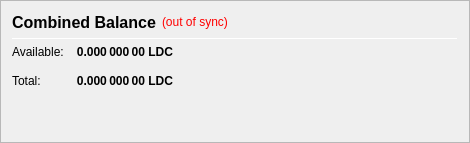
                   <widget class="QFrame" name="frame_CombinedBalances">
                    <property name="minimumSize">
                     <size>
                      <width>470</width>
                      <height>0</height>
                     </size>
                    </property>
                    <property name="frameShape">
                     <enum>QFrame::StyledPanel</enum>
                    </property>
                    <property name="frameShadow">
                     <enum>QFrame::Raised</enum>
                    </property>
                    <layout class="QVBoxLayout" name="verticalLayout_5">
                     <item>
                      <layout class="QHBoxLayout" name="horizontalLayout_5" stretch="0,0,0">
                       <item>
                        <widget class="QLabel" name="label_5z">
                         <property name="minimumSize">
                          <size>
                           <width>0</width>
                           <height>20</height>
                          </size>
                         </property>
                         <property name="font">
                          <font>
                           <pointsize>12</pointsize>
                           <weight>75</weight>
                           <bold>true</bold>
                          </font>
                         </property>
                         <property name="toolTip">
                          <string>Combined Balance (including unconfirmed and immature coins)</string>
                         </property>
                         <property name="text">
                          <string>Combined Balance</string>
                         </property>
                        </widget>
                       </item>
                       <item>
                        <widget class="QLabel" name="labelWalletStatus">
                         <property name="cursor">
                          <cursorShape>WhatsThisCursor</cursorShape>
                         </property>
                         <property name="toolTip">
                          <string>The displayed information may be out of date. Your wallet automatically synchronizes with the LeedCoin network after a connection is established, but this process has not completed yet.</string>
                         </property>
                         <property name="styleSheet">
                          <string notr="true">QLabel { color: red; }</string>
                         </property>
                         <property name="text">
                          <string notr="true">(out of sync)</string>
                         </property>
                         <property name="alignment">
                          <set>Qt::AlignLeading|Qt::AlignLeft|Qt::AlignVCenter</set>
                         </property>
                        </widget>
                       </item>
                       <item>
                        <spacer name="horizontalSpacer_1">
                         <property name="orientation">
                          <enum>Qt::Horizontal</enum>
                         </property>
                         <property name="sizeHint" stdset="0">
                          <size>
                           <width>40</width>
                           <height>20</height>
                          </size>
                         </property>
                        </spacer>
                       </item>
                      </layout>
                     </item>
                     <item>
                      <widget class="Line" name="line_CombinedBalance">
                       <property name="minimumSize">
                        <size>
                         <width>0</width>
                         <height>1</height>
                        </size>
                       </property>
                       <property name="maximumSize">
                        <size>
                         <width>16777215</width>
                         <height>1</height>
                        </size>
                       </property>
                       <property name="orientation">
                        <enum>Qt::Horizontal</enum>
                       </property>
                      </widget>
                     </item>
                     <item>
                      <layout class="QGridLayout" name="gridLayout_3">
                       <property name="spacing">
                        <number>12</number>
                       </property>
                       <item row="1" column="0">
                        <widget class="QLabel" name="labelBalanceTextz">
                         <property name="text">
                          <string>Available:</string>
                         </property>
                        </widget>
                       </item>
                       <item row="1" column="1">
                        <widget class="QLabel" name="labelBalancez">
                         <property name="font">
                          <font>
                           <weight>75</weight>
                           <bold>true</bold>
                          </font>
                         </property>
                         <property name="cursor">
                          <cursorShape>IBeamCursor</cursorShape>
                         </property>
                         <property name="toolTip">
                          <string>Your current spendable balance</string>
                         </property>
                         <property name="text">
                          <string notr="true">0.000 000 00 LDC</string>
                         </property>
                         <property name="alignment">
                          <set>Qt::AlignRight|Qt::AlignTrailing|Qt::AlignVCenter</set>
                         </property>
                         <property name="textInteractionFlags">
                          <set>Qt::LinksAccessibleByMouse|Qt::TextSelectableByKeyboard|Qt::TextSelectableByMouse</set>
                         </property>
                        </widget>
                       </item>
                       <item row="2" column="0">
                        <widget class="QLabel" name="labelTotalTextz">
                         <property name="text">
                          <string>Total:</string>
                         </property>
                        </widget>
                       </item>
                       <item row="2" column="1">
                        <widget class="QLabel" name="labelTotalz">
                         <property name="font">
                          <font>
                           <weight>75</weight>
                           <bold>true</bold>
                          </font>
                         </property>
                         <property name="cursor">
                          <cursorShape>IBeamCursor</cursorShape>
                         </property>
                         <property name="toolTip">
                          <string>Total Balance, including all unavailable coins.</string>
                         </property>
                         <property name="text">
                          <string notr="true">0.000 000 00 LDC</string>
                         </property>
                         <property name="alignment">
                          <set>Qt::AlignRight|Qt::AlignTrailing|Qt::AlignVCenter</set>
                         </property>
                         <property name="textInteractionFlags">
                          <set>Qt::LinksAccessibleByMouse|Qt::TextSelectableByKeyboard|Qt::TextSelectableByMouse</set>
                         </property>
                        </widget>
                       </item>
                       <item row="2" column="3">
                        <spacer name="horizontalSpacer_2">
                         <property name="orientation">
                          <enum>Qt::Horizontal</enum>
                         </property>
                         <property name="sizeHint" stdset="0">
                          <size>
                           <width>40</width>
                           <height>20</height>
                          </size>
                         </property>
                        </spacer>
                       </item>
                      </layout>
                     </item>
                     <item>
                      <spacer name="verticalSpacer_1">
                       <property name="orientation">
                        <enum>Qt::Vertical</enum>
                       </property>
                       <property name="sizeHint" stdset="0">
                        <size>
                         <width>20</width>
                         <height>40</height>
                        </size>
                       </property>
                      </spacer>
                     </item>
                    </layout>
                   </widget>
